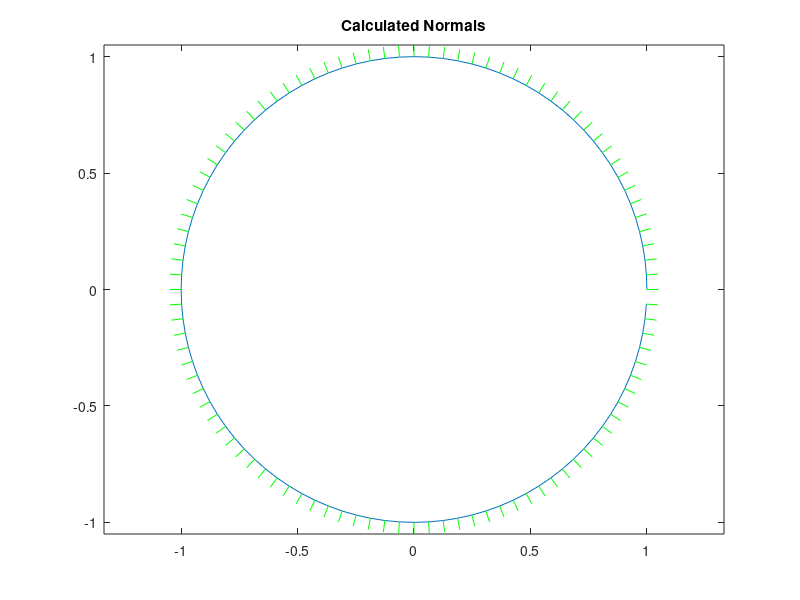
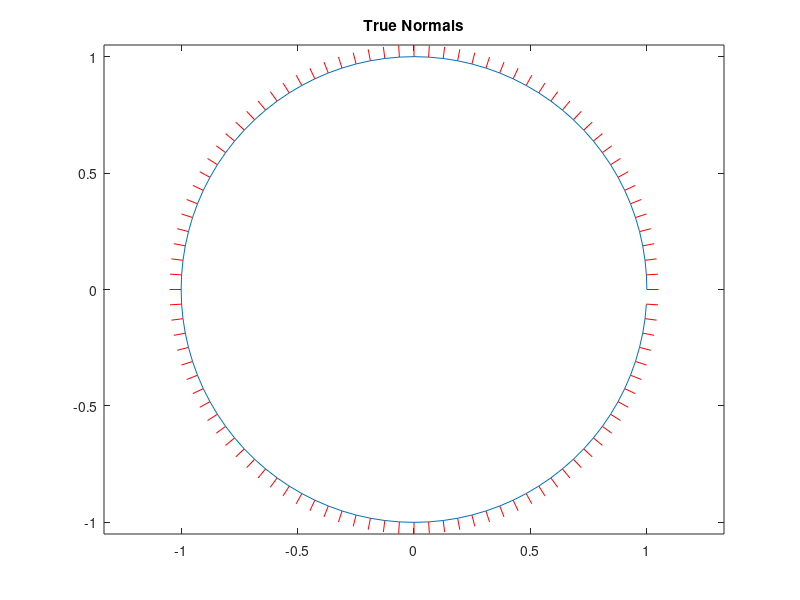
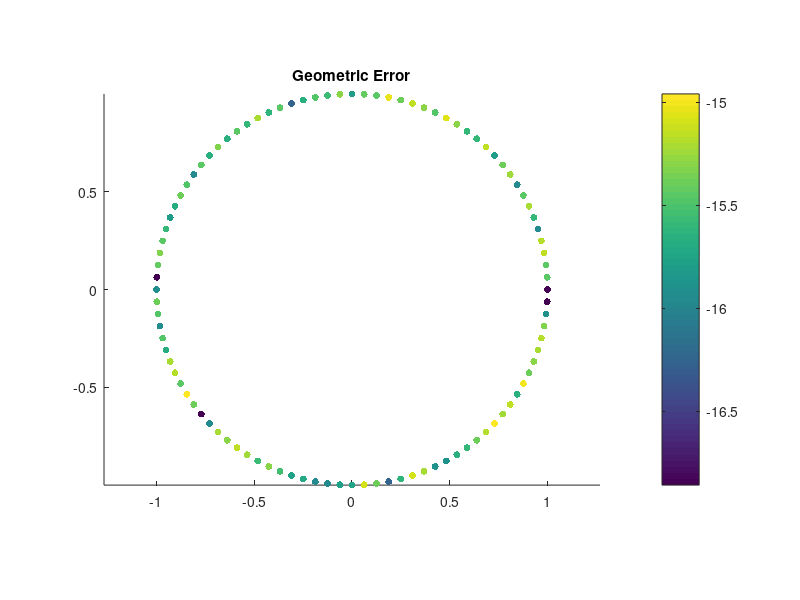

Write MATLAB code to recreate these figures, in order.
clear;
% close all;

%% Preliminary Settings %%
N = 100; % Number of nodes on curve

%% Defining Our Curve %%
% Pi
% piX = @(t) ((17/31).*sin((235/57)+(-32).*t)+(19/17).*sin((192/55)+(-30).*t)+(47/32).*sin((69/25)+(-29).*t)+(35/26).*sin((75/34)+(-27).*t)+(6/31).*sin((23/10)+(-26).*t)+(35/43).*sin((10/33)+(-25).*t)+(126/43).*sin((421/158)+(-24).*t)+(143/57).*sin((35/22)+(-22).*t)+(106/27).*sin((84/29)+(-21).*t)+(88/25).*sin((23/27)+(-20).*t)+(74/27).*sin((53/22)+(-19).*t)+(44/53).*sin((117/25)+(-18).*t)+(126/25).*sin((88/49)+(-17).*t)+(79/11).*sin((43/26)+(-16).*t)+(43/12).*sin((41/17)+(-15).*t)+(47/27).*sin((244/81)+(-14).*t)+(8/5).*sin((79/19)+(-13).*t)+(373/46).*sin((109/38)+(-12).*t)+(1200/31).*sin((133/74)+(-11).*t)+(67/24).*sin((157/61)+(-10).*t)+(583/28).*sin((13/8)+(-8).*t)+(772/35).*sin((59/16)+(-7).*t)+(3705/46).*sin((117/50)+(-6).*t)+(862/13).*sin((19/8)+(-5).*t)+(6555/34).*sin((157/78)+(-3).*t)+(6949/13).*sin((83/27)+(-1).*t)+(-6805/54).*sin((1/145)+2.*t)+(-5207/37).*sin((49/74)+4.*t)+(-1811/58).*sin((55/43)+9.*t)+(-63/20).*sin((2/23)+23.*t)+(-266/177).*sin((13/18)+28.*t)+(-2/21).*sin((7/16)+31.*t))/1000;
% piY = @(t) ((70/37).*sin((65/32)+(-32).*t)+(11/12).*sin((98/41)+(-31).*t)+(26/29).*sin((35/12)+(-30).*t)+(54/41).*sin((18/7)+(-29).*t)+(177/71).*sin((51/19)+(-27).*t)+(52/33).*sin((133/52)+(-26).*t)+(59/34).*sin((125/33)+(-26).*t)+(98/29).*sin((18/11)+(-25).*t)+(302/75).*sin((59/22)+(-24).*t)+(104/9).*sin((118/45)+(-22).*t)+(52/33).*sin((133/52)+(-21).*t)+(37/45).*sin((61/14)+(-20).*t)+(143/46).*sin((144/41)+(-19).*t)+(254/47).*sin((19/52)+(-18).*t)+(246/35).*sin((92/25)+(-17).*t)+(722/111).*sin((176/67)+(-16).*t)+(136/23).*sin((3/19)+(-15).*t)+(273/25).*sin((32/21)+(-13).*t)+(229/33).*sin((117/28)+(-12).*t)+(19/4).*sin((43/11)+(-11).*t)+(135/8).*sin((23/10)+(-10).*t)+(205/6).*sin((33/23)+(-8).*t)+(679/45).*sin((55/12)+(-7).*t)+(101/8).*sin((11/12)+(-6).*t)+(2760/59).*sin((40/11)+(-5).*t)+(1207/18).*sin((21/23)+(-4).*t)+(8566/27).*sin((39/28)+(-3).*t)+(12334/29).*sin((47/37)+(-2).*t)+(15410/39).*sin((185/41)+(-1).*t)+(-596/17).*sin((3/26)+9.*t)+(-247/28).*sin((25/21)+14.*t)+(-458/131).*sin((21/37)+23.*t)+(-41/36).*sin((7/8)+28.*t))/1000;

% Circle
piX = @(t) cos(t);
piY = @(t) sin(t);
t = linspace(0,2*pi-2*pi./N,N);

%% True Norms %%
% True Pi
piNormsX = @(t) (1/2000).*((-2240/37).*cos((65/32)+(-32).*t)+(-341/12).*cos((98/41)+(-31).*t)+(-780/29).*cos((35/12)+(-30).*t)+(-1566/41).*cos((18/7)+(-29).*t)+(-4779/71).*cos((51/19)+(-27).*t)+(-1352/33).*cos((133/52)+(-26).*t)+(-767/17).*cos((125/33)+(-26).*t)+(-2450/29).*cos((18/11)+(-25).*t)+(-2416/25).*cos((59/22)+(-24).*t)+(-2288/9).*cos((118/45)+(-22).*t)+(-364/11).*cos((133/52)+(-21).*t)+(-148/9).*cos((61/14)+(-20).*t)+(-2717/46).*cos((144/41)+(-19).*t)+(-4572/47).*cos((19/52)+(-18).*t)+(-4182/35).*cos((92/25)+(-17).*t)+(-11552/111).*cos((176/67)+(-16).*t)+(-2040/23).*cos((3/19)+(-15).*t)+(-3549/25).*cos((32/21)+(-13).*t)+(-916/11).*cos((117/28)+(-12).*t)+(-209/4).*cos((43/11)+(-11).*t)+(-675/4).*cos((23/10)+(-10).*t)+(-820/3).*cos((33/23)+(-8).*t)+(-4753/45).*cos((55/12)+(-7).*t)+(-303/4).*cos((11/12)+(-6).*t)+(-13800/59).*cos((40/11)+(-5).*t)+(-2414/9).*cos((21/23)+(-4).*t)+(-8566/9).*cos((39/28)+(-3).*t)+(-24668/29).*cos((47/37)+(-2).*t)+(-15410/39).*cos((185/41)+(-1).*t)+(-5364/17).*cos((3/26)+9.*t)+(-247/2).*cos((25/21)+14.*t)+(-10534/131).*cos((21/37)+23.*t)+(-287/9).*cos((7/8)+28.*t)).*((1/1000000).*((-2240/37).*cos((65/32)+(-32).*t)+(-341/12).*cos((98/41)+(-31).*t)+(-780/29).*cos((35/12)+(-30).*t)+(-1566/41).*cos((18/7)+(-29).*t)+(-4779/71).*cos((51/19)+(-27).*t)+(-1352/33).*cos((133/52)+(-26).*t)+(-767/17).*cos((125/33)+(-26).*t)+(-2450/29).*cos((18/11)+(-25).*t)+(-2416/25).*cos((59/22)+(-24).*t)+(-2288/9).*cos((118/45)+(-22).*t)+(-364/11).*cos((133/52)+(-21).*t)+(-148/9).*cos((61/14)+(-20).*t)+(-2717/46).*cos((144/41)+(-19).*t)+(-4572/47).*cos((19/52)+(-18).*t)+(-4182/35).*cos((92/25)+(-17).*t)+(-11552/111).*cos((176/67)+(-16).*t)+(-2040/23).*cos((3/19)+(-15).*t)+(-3549/25).*cos((32/21)+(-13).*t)+(-916/11).*cos((117/28)+(-12).*t)+(-209/4).*cos((43/11)+(-11).*t)+(-675/4).*cos((23/10)+(-10).*t)+(-820/3).*cos((33/23)+(-8).*t)+(-4753/45).*cos((55/12)+(-7).*t)+(-303/4).*cos((11/12)+(-6).*t)+(-13800/59).*cos((40/11)+(-5).*t)+(-2414/9).*cos((21/23)+(-4).*t)+(-8566/9).*cos((39/28)+(-3).*t)+(-24668/29).*cos((47/37)+(-2).*t)+(-15410/39).*cos((185/41)+(-1).*t)+(-5364/17).*cos((3/26)+9.*t)+(-247/2).*cos((25/21)+14.*t)+(-10534/131).*cos((21/37)+23.*t)+(-287/9).*cos((7/8)+28.*t)).^2+(1/1000000).*((-544/31).*cos((235/57)+(-32).*t)+(-570/17).*cos((192/55)+(-30).*t)+(-1363/32).*cos((69/25)+(-29).*t)+(-945/26).*cos((75/34)+(-27).*t)+(-156/31).*cos((23/10)+(-26).*t)+(-875/43).*cos((10/33)+(-25).*t)+(-3024/43).*cos((421/158)+(-24).*t)+(-3146/57).*cos((35/22)+(-22).*t)+(-742/9).*cos((84/29)+(-21).*t)+(-352/5).*cos((23/27)+(-20).*t)+(-1406/27).*cos((53/22)+(-19).*t)+(-792/53).*cos((117/25)+(-18).*t)+(-2142/25).*cos((88/49)+(-17).*t)+(-1264/11).*cos((43/26)+(-16).*t)+(-215/4).*cos((41/17)+(-15).*t)+(-658/27).*cos((244/81)+(-14).*t)+(-104/5).*cos((79/19)+(-13).*t)+(-2238/23).*cos((109/38)+(-12).*t)+(-13200/31).*cos((133/74)+(-11).*t)+(-335/12).*cos((157/61)+(-10).*t)+(-1166/7).*cos((13/8)+(-8).*t)+(-772/5).*cos((59/16)+(-7).*t)+(-11115/23).*cos((117/50)+(-6).*t)+(-4310/13).*cos((19/8)+(-5).*t)+(-19665/34).*cos((157/78)+(-3).*t)+(-6949/13).*cos((83/27)+(-1).*t)+(-6805/27).*cos((1/145)+2.*t)+(-20828/37).*cos((49/74)+4.*t)+(-16299/58).*cos((55/43)+9.*t)+(-1449/20).*cos((2/23)+23.*t)+(-7448/177).*cos((13/18)+28.*t)+(-62/21).*cos((7/16)+31.*t)).^2).^(-1);
piNormsY = @(t) (-1/2000).*((1/1000000).*((-2240/37).*cos((65/32)+(-32).*t)+(-341/12).*cos((98/41)+(-31).*t)+(-780/29).*cos((35/12)+(-30).*t)+(-1566/41).*cos((18/7)+(-29).*t)+(-4779/71).*cos((51/19)+(-27).*t)+(-1352/33).*cos((133/52)+(-26).*t)+(-767/17).*cos((125/33)+(-26).*t)+(-2450/29).*cos((18/11)+(-25).*t)+(-2416/25).*cos((59/22)+(-24).*t)+(-2288/9).*cos((118/45)+(-22).*t)+(-364/11).*cos((133/52)+(-21).*t)+(-148/9).*cos((61/14)+(-20).*t)+(-2717/46).*cos((144/41)+(-19).*t)+(-4572/47).*cos((19/52)+(-18).*t)+(-4182/35).*cos((92/25)+(-17).*t)+(-11552/111).*cos((176/67)+(-16).*t)+(-2040/23).*cos((3/19)+(-15).*t)+(-3549/25).*cos((32/21)+(-13).*t)+(-916/11).*cos((117/28)+(-12).*t)+(-209/4).*cos((43/11)+(-11).*t)+(-675/4).*cos((23/10)+(-10).*t)+(-820/3).*cos((33/23)+(-8).*t)+(-4753/45).*cos((55/12)+(-7).*t)+(-303/4).*cos((11/12)+(-6).*t)+(-13800/59).*cos((40/11)+(-5).*t)+(-2414/9).*cos((21/23)+(-4).*t)+(-8566/9).*cos((39/28)+(-3).*t)+(-24668/29).*cos((47/37)+(-2).*t)+(-15410/39).*cos((185/41)+(-1).*t)+(-5364/17).*cos((3/26)+9.*t)+(-247/2).*cos((25/21)+14.*t)+(-10534/131).*cos((21/37)+23.*t)+(-287/9).*cos((7/8)+28.*t)).^2+(1/1000000).*((-544/31).*cos((235/57)+(-32).*t)+(-570/17).*cos((192/55)+(-30).*t)+(-1363/32).*cos((69/25)+(-29).*t)+(-945/26).*cos((75/34)+(-27).*t)+(-156/31).*cos((23/10)+(-26).*t)+(-875/43).*cos((10/33)+(-25).*t)+(-3024/43).*cos((421/158)+(-24).*t)+(-3146/57).*cos((35/22)+(-22).*t)+(-742/9).*cos((84/29)+(-21).*t)+(-352/5).*cos((23/27)+(-20).*t)+(-1406/27).*cos((53/22)+(-19).*t)+(-792/53).*cos((117/25)+(-18).*t)+(-2142/25).*cos((88/49)+(-17).*t)+(-1264/11).*cos((43/26)+(-16).*t)+(-215/4).*cos((41/17)+(-15).*t)+(-658/27).*cos((244/81)+(-14).*t)+(-104/5).*cos((79/19)+(-13).*t)+(-2238/23).*cos((109/38)+(-12).*t)+(-13200/31).*cos((133/74)+(-11).*t)+(-335/12).*cos((157/61)+(-10).*t)+(-1166/7).*cos((13/8)+(-8).*t)+(-772/5).*cos((59/16)+(-7).*t)+(-11115/23).*cos((117/50)+(-6).*t)+(-4310/13).*cos((19/8)+(-5).*t)+(-19665/34).*cos((157/78)+(-3).*t)+(-6949/13).*cos((83/27)+(-1).*t)+(-6805/27).*cos((1/145)+2.*t)+(-20828/37).*cos((49/74)+4.*t)+(-16299/58).*cos((55/43)+9.*t)+(-1449/20).*cos((2/23)+23.*t)+(-7448/177).*cos((13/18)+28.*t)+(-62/21).*cos((7/16)+31.*t)).^2).^(-1).*((-544/31).*cos((235/57)+(-32).*t)+(-570/17).*cos((192/55)+(-30).*t)+(-1363/32).*cos((69/25)+(-29).*t)+(-945/26).*cos((75/34)+(-27).*t)+(-156/31).*cos((23/10)+(-26).*t)+(-875/43).*cos((10/33)+(-25).*t)+(-3024/43).*cos((421/158)+(-24).*t)+(-3146/57).*cos((35/22)+(-22).*t)+(-742/9).*cos((84/29)+(-21).*t)+(-352/5).*cos((23/27)+(-20).*t)+(-1406/27).*cos((53/22)+(-19).*t)+(-792/53).*cos((117/25)+(-18).*t)+(-2142/25).*cos((88/49)+(-17).*t)+(-1264/11).*cos((43/26)+(-16).*t)+(-215/4).*cos((41/17)+(-15).*t)+(-658/27).*cos((244/81)+(-14).*t)+(-104/5).*cos((79/19)+(-13).*t)+(-2238/23).*cos((109/38)+(-12).*t)+(-13200/31).*cos((133/74)+(-11).*t)+(-335/12).*cos((157/61)+(-10).*t)+(-1166/7).*cos((13/8)+(-8).*t)+(-772/5).*cos((59/16)+(-7).*t)+(-11115/23).*cos((117/50)+(-6).*t)+(-4310/13).*cos((19/8)+(-5).*t)+(-19665/34).*cos((157/78)+(-3).*t)+(-6949/13).*cos((83/27)+(-1).*t)+(-6805/27).*cos((1/145)+2.*t)+(-20828/37).*cos((49/74)+4.*t)+(-16299/58).*cos((55/43)+9.*t)+(-1449/20).*cos((2/23)+23.*t)+(-7448/177).*cos((13/18)+28.*t)+(-62/21).*cos((7/16)+31.*t));

% True Cirlce
piNormsX = @(t) cos(t);
piNormsY = @(t) sin(t);

truNorms =  [piNormsX(t); piNormsY(t)]';
for i=1:N
	truNorms(i,:) = truNorms(i,:)./norm(truNorms(i,:));
end

%% Generating Nodes on Curve %%
nodes = [piX(t); piY(t)]';

%% Finding our Normal vectors 
calcNorms = zeros(N,2);

% First Node %
tmp = nodes(2,:)-nodes(N,:);
scal = norm(tmp);
calcNorms(1,1) = tmp(2)./scal;
calcNorms(1,2) = -tmp(1)./scal;

% Middle Nodes %
for i = 2:N-1
	tmp = nodes(i+1,:)-nodes(i-1,:);
	scal = norm(tmp);
	calcNorms(i,1) = tmp(2)./scal;
	calcNorms(i,2) = -tmp(1)./scal;
end

% Last Node %
tmp = nodes(1,:)-nodes(N-1,:);
scal = norm(tmp);
calcNorms(N,1) = tmp(2)./scal;
calcNorms(N,2) = -tmp(1)./scal;

%% Error in Norms
normErr = zeros(1,N);
for i = 1:N
	normErr(i) = norm(truNorms(i,:)-calcNorms(i,:));
end

%% Plots %%
% Calculated Norms
figure(1)
plot(nodes(:,1),nodes(:,2))
hold on
dx = .05;
for i = 1:N
	plot([nodes(i,1),nodes(i,1)+dx*calcNorms(i,1)],[nodes(i,2),nodes(i,2)+dx*calcNorms(i,2)],'g')
end
axis equal
title('Calculated Normals')

% True Norms
figure(2)
plot(nodes(:,1),nodes(:,2))
hold on
dx = .05;
for i = 1:N
	plot([nodes(i,1),nodes(i,1)+dx*truNorms(i,1)],[nodes(i,2),nodes(i,2)+dx*truNorms(i,2)],'r')
end
axis equal
title('True Normals')

% Error
figure(4)
scatter(nodes(:,1),nodes(:,2),25,log10(normErr),'filled')
axis equal
title('Geometric Error')
colorbar












